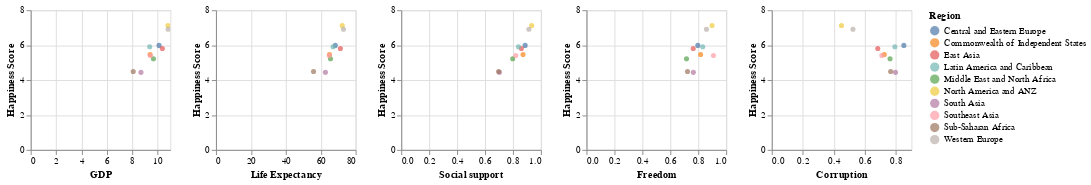

Write notebook code for a chart like this one.
### Code cell
alt.Chart(region_df).mark_circle().encode(
    alt.X(alt.repeat("column"), type='quantitative'),
    alt.Y(alt.repeat("row"), type='quantitative'),
    color='Region',
    tooltip = ['Region', 'Happiness Score', alt.X(alt.repeat("column"), type='quantitative')]
).properties(
    width=150,
    height=150
).repeat(
    column=['GDP', 'Life Expectancy', 'Social support', 'Freedom', 'Corruption'],
    row=['Happiness Score']
).interactive()

### Figure 1 — Vega-Lite specification as saved in the notebook (floating-point values rounded to 4 significant figures)
{"config": {"view": {"continuousWidth": 400, "continuousHeight": 300}}, "repeat": {"column": ["GDP", "Life Expectancy", "Social support", "Freedom", "Corruption"], "row": ["Happiness Score"]}, "spec": {"data": {"name": "data-e355e0cba2976258a6b74d20ea2cf5af"}, "mark": "circle", "encoding": {"color": {"type": "nominal", "field": "Region"}, "tooltip": [{"type": "nominal", "field": "Region"}, {"type": "quantitative", "field": "Happiness Score"}, {"type": "quantitative", "field": {"repeat": "column"}}], "x": {"type": "quantitative", "field": {"repeat": "column"}}, "y": {"type": "quantitative", "field": {"repeat": "row"}}}, "height": 150, "selection": {"selector014": {"type": "interval", "bind": "scales", "encodings": ["x", "y"]}}, "width": 150}, "$schema": "https://vega.github.io/schema/vega-lite/v4.8.1.json", "datasets": {"data-e355e0cba2976258a6b74d20ea2cf5af": [{"Happiness Score": 5.985, "GDP": 10.11, "Life Expectancy": 68.34, "Social support": 0.887, "Freedom": 0.797, "Corruption": 0.851, "Region": "Central and Eastern Europe"}, {"Happiness Score": 5.467, "GDP": 9.402, "Life Expectancy": 65.01, "Social support": 0.872, "Freedom": 0.817, "Corruption": 0.725, "Region": "Commonwealth of Independent States"}, {"Happiness Score": 5.81, "GDP": 10.37, "Life Expectancy": 71.25, "Social support": 0.86, "Freedom": 0.764, "Corruption": 0.683, "Region": "East Asia"}, {"Happiness Score": 5.908, "GDP": 9.37, "Life Expectancy": 67.08, "Social support": 0.839, "Freedom": 0.832, "Corruption": 0.793, "Region": "Latin America and Caribbean"}, {"Happiness Score": 5.22, "GDP": 9.666, "Life Expectancy": 65.61, "Social support": 0.798, "Freedom": 0.716, "Corruption": 0.762, "Region": "Middle East and North Africa"}, {"Happiness Score": 7.129, "GDP": 10.81, "Life Expectancy": 72.33, "Social support": 0.934, "Freedom": 0.899, "Corruption": 0.449, "Region": "North America and ANZ"}, {"Happiness Score": 4.442, "GDP": 8.683, "Life Expectancy": 62.68, "Social support": 0.703, "Freedom": 0.765, "Corruption": 0.797, "Region": "South Asia"}, {"Happiness Score": 5.408, "GDP": 9.421, "Life Expectancy": 64.89, "Social support": 0.82, "Freedom": 0.909, "Corruption": 0.709, "Region": "Southeast Asia"}, {"Happiness Score": 4.494, "GDP": 8.075, "Life Expectancy": 55.89, "Social support": 0.697, "Freedom": 0.723, "Corruption": 0.766, "Region": "Sub-Saharan Africa"}, {"Happiness Score": 6.915, "GDP": 10.82, "Life Expectancy": 73.03, "Social support": 0.914, "Freedom": 0.859, "Corruption": 0.523, "Region": "Western Europe"}]}}
